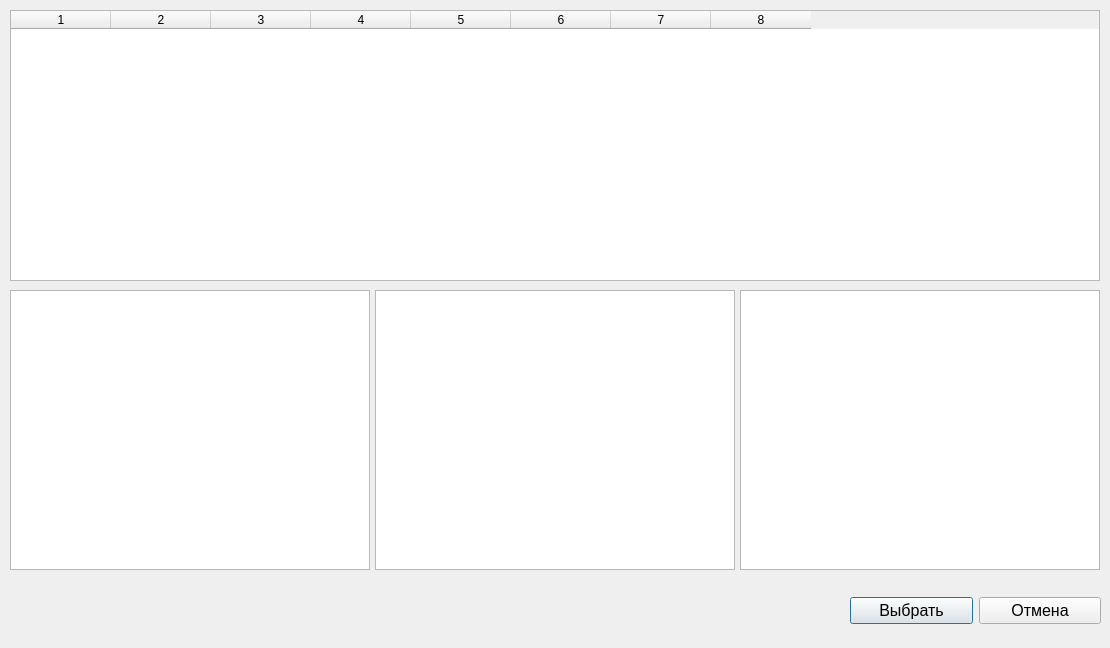
<?xml version="1.0" encoding="UTF-8"?>
<ui version="4.0">
 <class>Dialog</class>
 <widget class="QDialog" name="Dialog">
  <property name="geometry">
   <rect>
    <x>0</x>
    <y>0</y>
    <width>1110</width>
    <height>648</height>
   </rect>
  </property>
  <property name="windowTitle">
   <string>Dialog</string>
  </property>
  <widget class="QTableWidget" name="DirectorsTable">
   <property name="geometry">
    <rect>
     <x>375</x>
     <y>290</y>
     <width>360</width>
     <height>280</height>
    </rect>
   </property>
  </widget>
  <widget class="QWidget" name="horizontalLayoutWidget">
   <property name="geometry">
    <rect>
     <x>850</x>
     <y>590</y>
     <width>251</width>
     <height>41</height>
    </rect>
   </property>
   <layout class="QHBoxLayout" name="horizontalLayout">
    <item>
     <widget class="QPushButton" name="SelectBtn">
      <property name="font">
       <font>
        <pointsize>12</pointsize>
       </font>
      </property>
      <property name="text">
       <string>Выбрать</string>
      </property>
     </widget>
    </item>
    <item>
     <widget class="QPushButton" name="CancelBtn">
      <property name="font">
       <font>
        <pointsize>12</pointsize>
       </font>
      </property>
      <property name="text">
       <string>Отмена</string>
      </property>
     </widget>
    </item>
   </layout>
  </widget>
  <widget class="QTableWidget" name="FilmsTable">
   <property name="geometry">
    <rect>
     <x>10</x>
     <y>10</y>
     <width>1090</width>
     <height>271</height>
    </rect>
   </property>
   <property name="columnCount">
    <number>8</number>
   </property>
   <column/>
   <column/>
   <column/>
   <column/>
   <column/>
   <column/>
   <column/>
   <column/>
  </widget>
  <widget class="QTableWidget" name="GenresTable">
   <property name="geometry">
    <rect>
     <x>10</x>
     <y>290</y>
     <width>360</width>
     <height>280</height>
    </rect>
   </property>
  </widget>
  <widget class="QTableWidget" name="SessionsTable">
   <property name="geometry">
    <rect>
     <x>740</x>
     <y>290</y>
     <width>360</width>
     <height>280</height>
    </rect>
   </property>
  </widget>
 </widget>
 <resources/>
 <connections/>
</ui>
